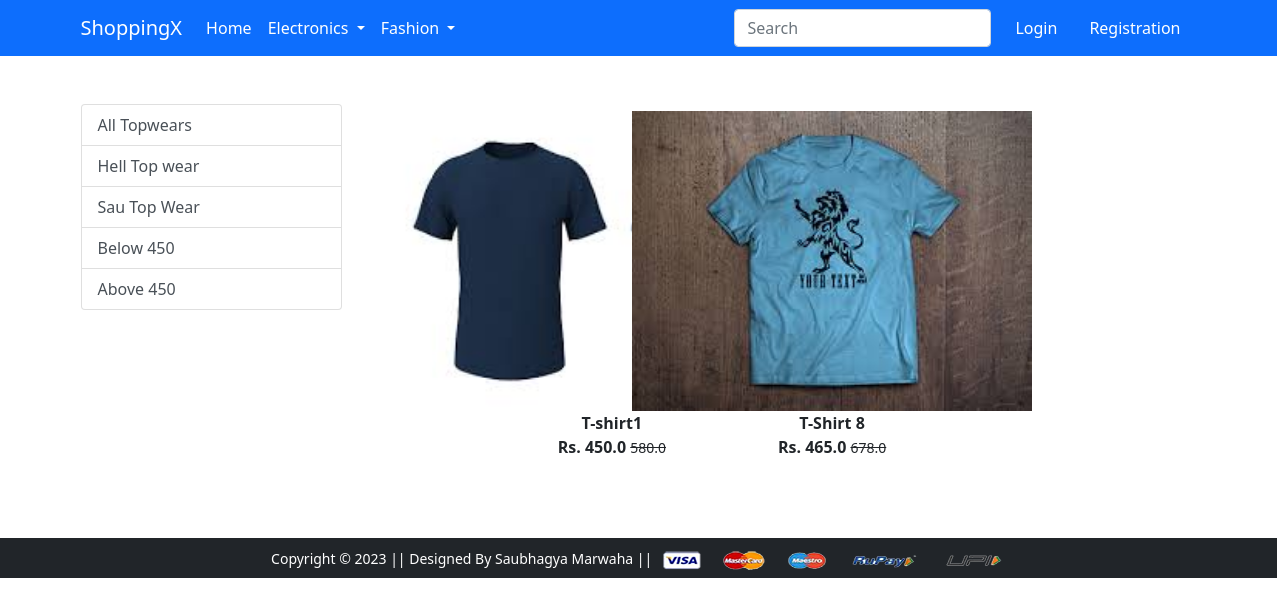
The page /topwear/hell on the database as committed earlier.
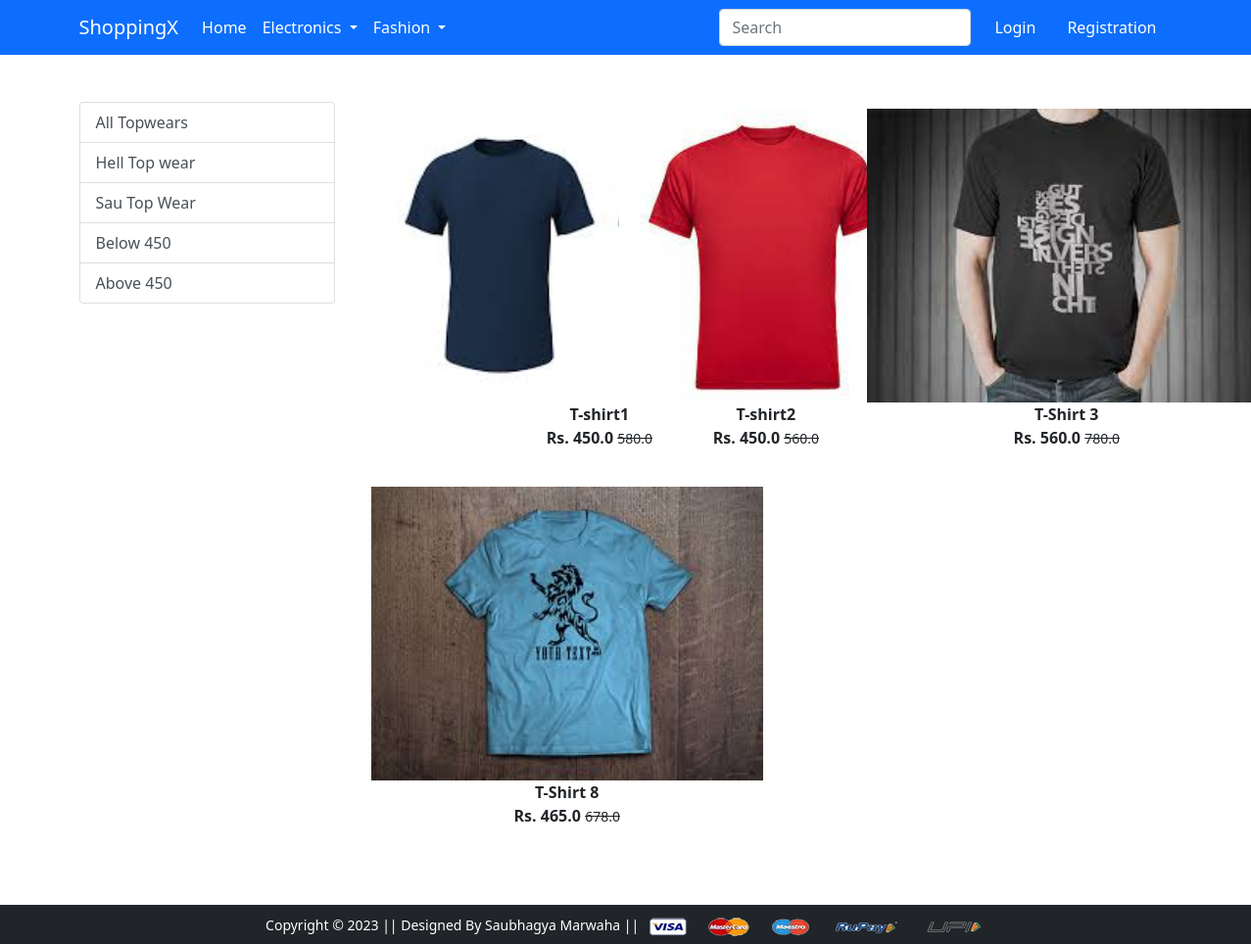
The same page on the database as committed later.
### app/models.py (models this page shows, shortened)
class Product(models.Model):
    title = models.CharField(max_length=100)
    selling_price = models.FloatField()
    discounted_price = models.FloatField()
    description = models.TextField()
    brand = models.CharField(max_length=200)
    category = models.CharField(choices= CATEGORY_CHOICES, max_length=2)
    product_image = models.ImageField(upload_to='productimg')

### app/views.py (the view)
# urls.py: path('topwear/', views.topwear, name='topwear'),
def topwear(request, data=None):
 if data == None:
  topwears = Product.objects.filter(category='TW')
 elif data == 'hell' or data =='Sau':
  topwears = Product.objects.filter(category='TW').filter(brand=data)
 elif data == 'below':
  topwears = Product.objects.filter(category='TW').filter(discounted_price__lte=450)
 elif data == 'above':
  topwears = Product.objects.filter(category='TW').filter(discounted_price__gt=450)
 return render(request, 'app/topwear.html', {'topwears':topwears})

### app/templates/app/topwear.html (shortened to what this page needs)
{% extends 'app/base.html' %}
{% load static %}
{% block main-content %}
<div class="container my-5">
 <div class="row">
  <div class="col-sm-3">
    <div class="list-group">
     <a href="{% url 'topwear' %}" class="list-group-item list-group-item-action" aria-current="true">All Topwears</a>
     <a href="{% url 'topweardata' 'hell'  %}" class="list-group-item list-group-item-action">Hell Top wear</a>
        <a href="{% url 'topweardata' 'Sau'  %}" class="list-group-item list-group-item-action">Sau Top Wear</a>
        <a href="{% url 'topweardata' 'below'  %}" class="list-group-item list-group-item-action">Below 450</a>
        <a href="{% url 'topweardata' 'above'  %}" class="list-group-item list-group-item-action">Above 450</a>
   </div>
  </div>
<div class="col-sm-8">
    <div class="row">
    {% for product in topwears %}
     <div class="col-sm-4 text-center mb-4">
      <a href="{% url 'product-detail' product.id %}" class="btn">
       <div class="item">
        <img src="{{product.product_image.url}}" alt="" height="300" class="">
        <div class="fw-bold">{{product.title}}</div>
        <div class="fw-bold">Rs. {{product.discounted_price}} <small class="fw-light text-decoration-line-through">{{product.selling_price}}</small></div>
       </div>
      </a>
     </div>
    {% endfor %}
   </div>
  </div>
 </div>
</div>
{% endblock main-content %}

### app/templates/app/base.html (shortened to what this page needs)
<!doctype html>
{% load static %}
<html lang="en">
  <head>
    <link href="https://cdn.jsdelivr.net/npm/bootstrap@5.0.0-beta1/dist/css/bootstrap.min.css" rel="stylesheet">
    <link rel="stylesheet" href="{% static 'app/css/owl.carousel.min.css' %}">
    <link rel="stylesheet" href="{% static 'app/css/all.min.css' %}">
    <link rel="stylesheet" href="{% static 'app/css/style.css' %}">
  </head>
  <body>
    <nav class="navbar navbar-expand-lg navbar-dark bg-primary">
     <div class="container">
       <a class="navbar-brand" href="/">ShoppingX</a>
       <div class="collapse navbar-collapse" id="navbarSupportedContent">
         <ul class="navbar-nav me-auto mb-2 mb-lg-0">
           <li class="nav-item">
             <a class="nav-link active" aria-current="page" href="/">Home</a>
           </li>
           <li class="nav-item dropdown">
             <a class="nav-link dropdown-toggle text-white" href="#" id="electronicsDropdown" role="button" data-bs-toggle="dropdown" aria-expanded="false">
               Electronics
             </a>
           </li>
           <li class="nav-item dropdown">
             <a class="nav-link dropdown-toggle text-white" href="#" id="fashionDropdown" role="button" data-bs-toggle="dropdown" aria-expanded="false">
               Fashion
             </a>
           </li>
         </ul>
         <form class="d-flex">
           <input class="form-control me-2" type="search" placeholder="Search" aria-label="Search">
         </form>
         <div>
          <ul class="navbar-nav me-auto mb-2 mb-lg-0">
              {% if request.user.is_authenticated %}
           <li class="nav-item dropdown mx-2">
              <a class="nav-link dropdown-toggle text-white" href="#" id="profileDropdown" role="button" data-bs-toggle="dropdown" aria-expanded="false">
                {{request.user.username|capfirst}}
              </a>
              <ul class="dropdown-menu" aria-labelledby="profileDropdown">
                <li><a class="dropdown-item" href="{% url 'profile' %}">Profile</a></li>
                <li><a class="dropdown-item" href="{% url 'orders' %}">Orders</a></li>
                <li><a class="dropdown-item" href="{% url 'passwordchange' %}">Change Password</a></li>
                <li><a class="dropdown-item" href="{% url 'logout' %}">Logout</a></li>
              </ul>
            </li>
            <li class="nav-item mx-2">
             <a href="{% url 'showcart' %}" class="nav-link text-white"><span class="badge bg-danger">4</span> Cart </a>
            </li>
              {% else %}
            <li class="nav-item mx-2">
             <a href="{% url 'login' %}" class="nav-link text-white">Login</a>
            </li>
            <li class="nav-item mx-2">
             <a href="{% url 'customerregistration' %}" class="nav-link text-white">Registration</a>
            </li>
              {% endif %}
          </ul>
         </div>
       </div>
     </div>
    </nav>
    {% block main-content %} {% endblock main-content %}
    <footer class="container-fluid bg-dark text-center p-2 mt-5">
        <small class="text-white">Copyright &copy; 2023 || Designed By Saubhagya Marwaha || </small>
        <img src="{% static 'app/images/payment.png' %}" alt="" srcset="" class="img-fluid" height="2px">
    </footer>
  </body>
</html>

Rows that differ between the two databases and show on the page:
now on this page (row edited): Product: product_image (picture), title "T-shirt2", discounted_price "450.0", selling_price "560.0"
now on this page (row edited): Product: product_image (picture), title "T-Shirt 3", discounted_price "560.0", selling_price "780.0"
